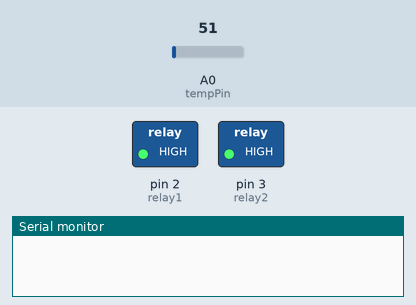
The sketch below on a simulated Arduino Uno, built with avr-gcc and run on an emulated ATmega328P. On the bench: switched loads named in the sketch (green lamp = pin HIGH), the last lines printed to the serial monitor. The test bench sets the inputs (shaded band); at power-on: A0 (tempPin) = 51.

Above: at 0.1 s.
At 1.1 s:
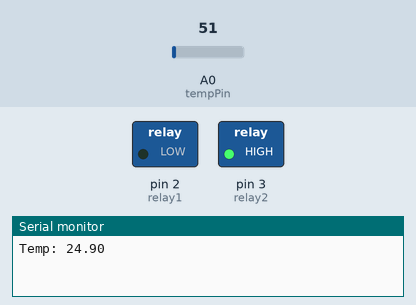
Timing chart, 0 to 2.6 s (numbered marks = the images above):
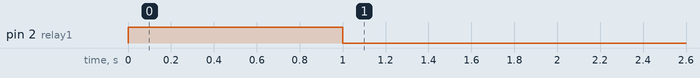

The sketch:

relay_temp.ino
```cpp
#include <Wire.h>
#define tempPin A0
int relay1 = 2;
int relay2 = 3;
void setup() {
pinMode(relay1, OUTPUT);
pinMode(relay2, OUTPUT);
digitalWrite(relay1, HIGH);
digitalWrite(relay2, HIGH);
Serial.begin(9600);
}
void loop() {
  int sensorValue = analogRead(tempPin);
  float voltage = sensorValue*(5000 / 1024.0);
  float temperature = voltage / 10;
  delay(1000);
  Serial.print("Temp: ");
  Serial.println(temperature);
 if(temperature>=50)
digitalWrite(relay1, HIGH);
 else
  digitalWrite(relay1, LOW);
}
```

Measured:
- by itself, pin 2 (relay1): HIGH → LOW at 1.0 s
